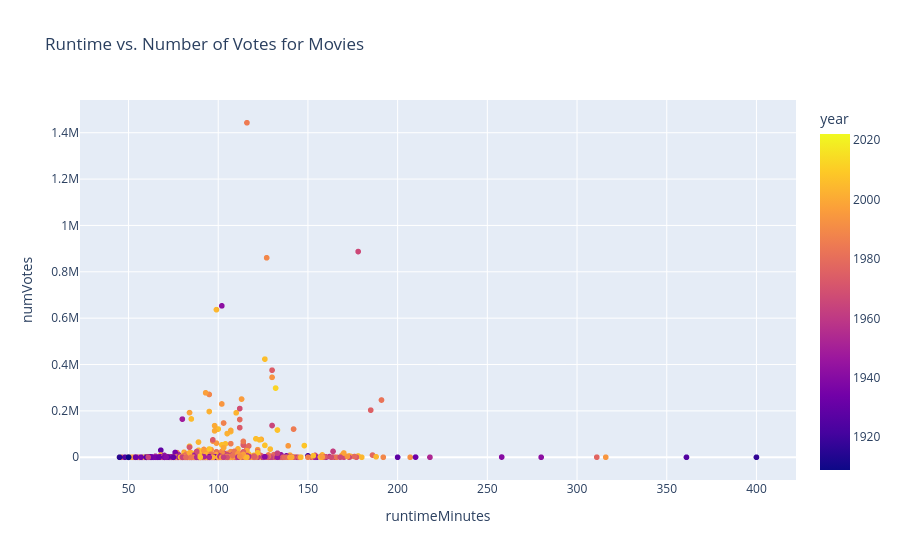

Notebook code for this chart:
### Markdown cell above
### Q2.3

Using the `merged_df` `DataFrame` and plotly express, create an interactive scatter plot of the `runtimeMinutes` vs. `numVotes` for movies in the `merged_df` `DataFrame`.
Color the points by the `year` of the movie and add a title and axis labels to the plot. Also, make sure the movie title is visible when hovering over the
data points.

**Note:** To make the data easier to visualize, we take a sample of just 2000 movies. That's why you may not see your favorites on this plot. It's important not to change the random state as you'll end up getting different results for the following questions.

### Code cell
sampled_df = merged_df[merged_df['titleType'] == 'movie'].sample(n=2000, random_state=SEED)

# YOUR CODE HERE
fig = px.scatter(data_frame=sampled_df, 
                 x='runtimeMinutes',
                 y='numVotes',
                 color='year',
                 hover_name='title',
                 title='Runtime vs. Number of Votes for Movies')

fig.show()

### Figure 1 — Plotly figure (JSON) as saved in the notebook; plotly's stock layout.template omitted (floating-point values rounded to 4 significant figures; data arrays with more than 128 entries replaced by an {"elided": "..."} marker saying what was removed)
{"data": [{"hovertemplate": "<b>%{hovertext}</b><br><br>runtimeMinutes=%{x}<br>numVotes=%{y}<br>year=%{marker.color}<extra></extra>", "hovertext": {"elided": "2000 str values"}, "legendgroup": "", "marker": {"color": {"elided": "2000 int values"}, "coloraxis": "coloraxis", "symbol": "circle"}, "mode": "markers", "name": "", "showlegend": false, "type": "scattergl", "x": {"elided": "2000 float values"}, "xaxis": "x", "y": {"elided": "2000 int values"}, "yaxis": "y"}], "layout": {"coloraxis": {"colorbar": {"title": {"text": "year"}}, "colorscale": [[0, "#0d0887"], [0.1111, "#46039f"], [0.2222, "#7201a8"], [0.3333, "#9c179e"], [0.4444, "#bd3786"], [0.5556, "#d8576b"], [0.6667, "#ed7953"], [0.7778, "#fb9f3a"], [0.8889, "#fdca26"], [1, "#f0f921"]]}, "legend": {"tracegroupgap": 0}, "title": {"text": "Runtime vs. Number of Votes for Movies"}, "xaxis": {"anchor": "y", "domain": [0, 1], "title": {"text": "runtimeMinutes"}}, "yaxis": {"anchor": "x", "domain": [0, 1], "title": {"text": "numVotes"}}}}
